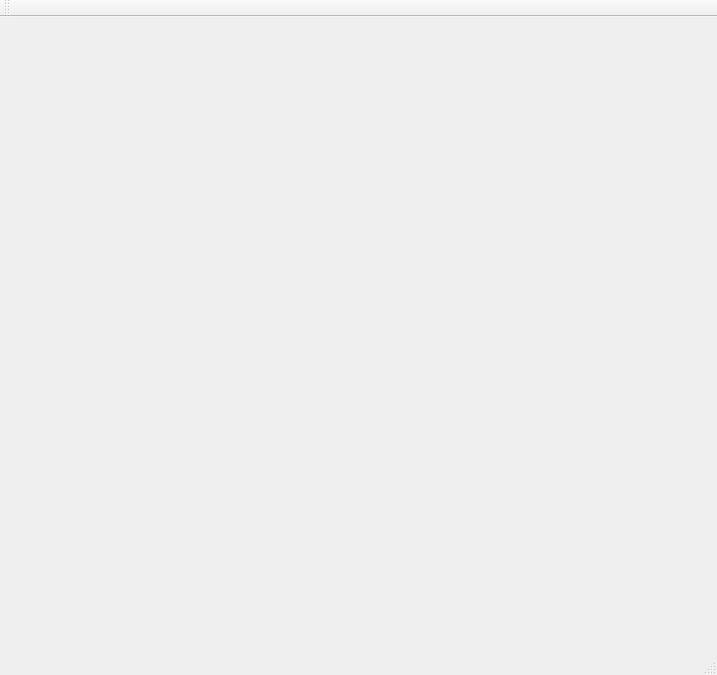
<?xml version="1.0" encoding="UTF-8"?>
<ui version="4.0">
 <class>MainWindow</class>
 <widget class="QMainWindow" name="MainWindow">
  <property name="geometry">
   <rect>
    <x>0</x>
    <y>0</y>
    <width>717</width>
    <height>675</height>
   </rect>
  </property>
  <property name="windowTitle">
   <string>MainWindow</string>
  </property>
  <widget class="QWidget" name="centralWidget">
   <widget class="QGLESWIDGET" name="widget" native="true">
    <property name="geometry">
     <rect>
      <x>10</x>
      <y>10</y>
      <width>600</width>
      <height>600</height>
     </rect>
    </property>
   </widget>
  </widget>
  <widget class="QMenuBar" name="menuBar">
   <property name="geometry">
    <rect>
     <x>0</x>
     <y>0</y>
     <width>717</width>
     <height>25</height>
    </rect>
   </property>
  </widget>
  <widget class="QToolBar" name="mainToolBar">
   <attribute name="toolBarArea">
    <enum>TopToolBarArea</enum>
   </attribute>
   <attribute name="toolBarBreak">
    <bool>false</bool>
   </attribute>
  </widget>
  <widget class="QStatusBar" name="statusBar"/>
 </widget>
 <layoutdefault spacing="6" margin="11"/>
 <customwidgets>
  <customwidget>
   <class>QGLESWIDGET</class>
   <extends>QWidget</extends>
   <header>qgleswidget.h</header>
   <container>1</container>
  </customwidget>
 </customwidgets>
 <resources/>
 <connections/>
</ui>
